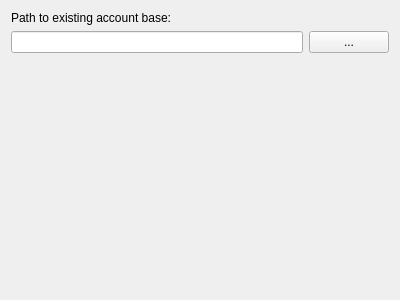
<?xml version="1.0" encoding="UTF-8"?>
<ui version="4.0">
 <class>ImportAccountWidget</class>
 <widget class="QWidget" name="ImportAccountWidget">
  <property name="geometry">
   <rect>
    <x>0</x>
    <y>0</y>
    <width>400</width>
    <height>300</height>
   </rect>
  </property>
  <property name="windowTitle">
   <string/>
  </property>
  <layout class="QGridLayout" name="gridLayout_2">
   <item row="0" column="0">
    <layout class="QGridLayout" name="gridLayout">
     <item row="0" column="0">
      <widget class="QLabel" name="label">
       <property name="text">
        <string>Path to existing account base:</string>
       </property>
      </widget>
     </item>
     <item row="1" column="0">
      <widget class="QLineEdit" name="AccountBasePath_"/>
     </item>
     <item row="1" column="1">
      <widget class="QPushButton" name="OpenAccountBase_">
       <property name="text">
        <string>...</string>
       </property>
      </widget>
     </item>
    </layout>
   </item>
   <item row="1" column="0">
    <spacer name="verticalSpacer">
     <property name="orientation">
      <enum>Qt::Vertical</enum>
     </property>
     <property name="sizeHint" stdset="0">
      <size>
       <width>20</width>
       <height>233</height>
      </size>
     </property>
    </spacer>
   </item>
  </layout>
 </widget>
 <resources/>
 <connections/>
</ui>
